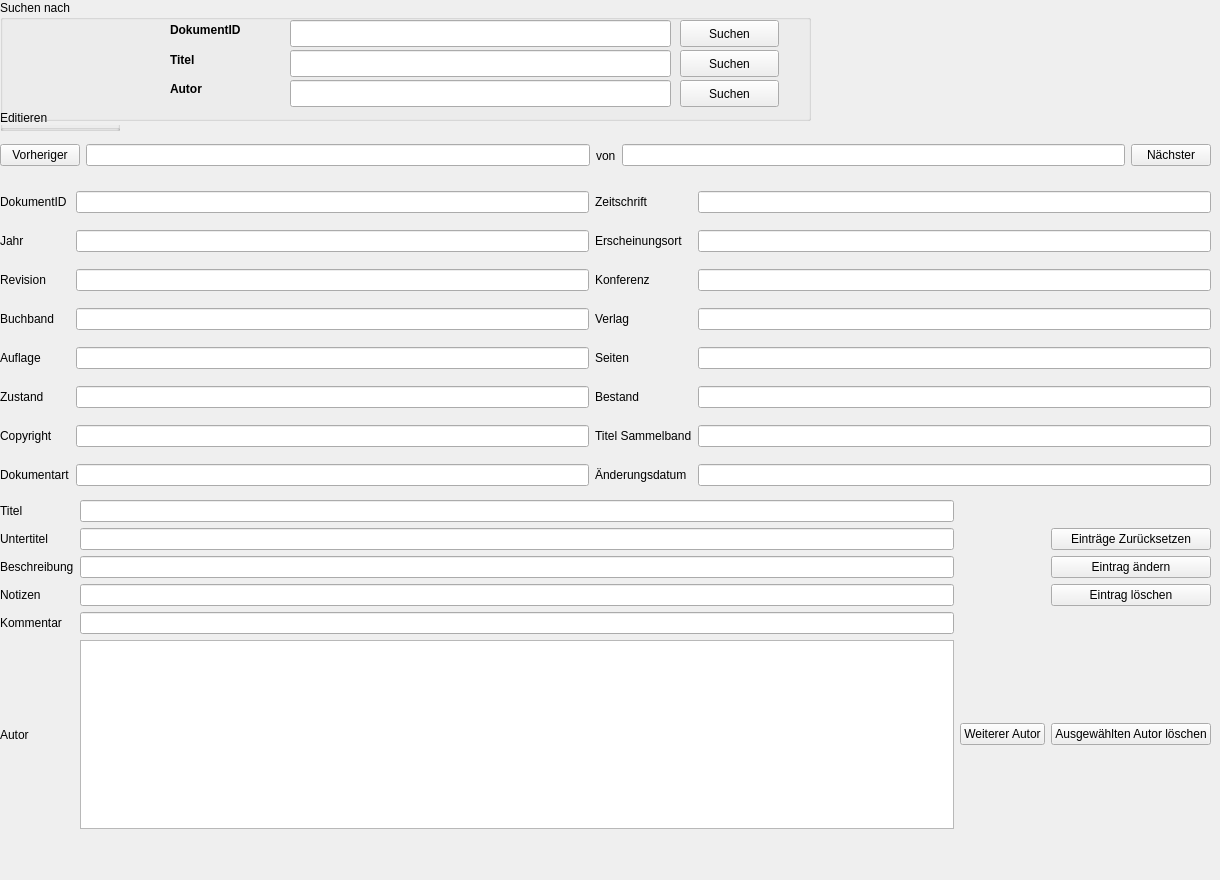
    <widget class="QWidget" name="Katalogeintrageditieren">
     <widget class="QWidget" name="horizontalLayoutWidget">
      <property name="geometry">
       <rect>
        <x>0</x>
        <y>130</y>
        <width>1211</width>
        <height>51</height>
       </rect>
      </property>
      <layout class="QHBoxLayout" name="horizontalLayout_2">
       <item>
        <widget class="QPushButton" name="prevButton">
         <property name="text">
          <string>Vorheriger</string>
         </property>
        </widget>
       </item>
       <item>
        <widget class="QLineEdit" name="countLineEdit"/>
       </item>
       <item>
        <widget class="QLabel" name="von">
         <property name="text">
          <string>von</string>
         </property>
        </widget>
       </item>
       <item>
        <widget class="QLineEdit" name="totalCountLineEdit"/>
       </item>
       <item>
        <widget class="QPushButton" name="nextButton">
         <property name="text">
          <string>Nächster</string>
         </property>
        </widget>
       </item>
      </layout>
     </widget>
     <widget class="QWidget" name="gridLayoutWidget">
      <property name="geometry">
       <rect>
        <x>0</x>
        <y>180</y>
        <width>1211</width>
        <height>321</height>
       </rect>
      </property>
      <layout class="QGridLayout" name="gridLayout_4">
       <item row="2" column="2">
        <widget class="QLabel" name="label_31">
         <property name="text">
          <string>Konferenz</string>
         </property>
        </widget>
       </item>
       <item row="5" column="2">
        <widget class="QLabel" name="label_36">
         <property name="text">
          <string>Bestand</string>
         </property>
        </widget>
       </item>
       <item row="4" column="2">
        <widget class="QLabel" name="label_35">
         <property name="text">
          <string>Seiten</string>
         </property>
        </widget>
       </item>
       <item row="7" column="1">
        <widget class="QLineEdit" name="dokumentartLineEdit_2"/>
       </item>
       <item row="5" column="1">
        <widget class="QLineEdit" name="zustandLineEdit_2"/>
       </item>
       <item row="7" column="0">
        <widget class="QLabel" name="label_42">
         <property name="text">
          <string>Dokumentart</string>
         </property>
        </widget>
       </item>
       <item row="5" column="0">
        <widget class="QLabel" name="label_40">
         <property name="text">
          <string>Zustand</string>
         </property>
        </widget>
       </item>
       <item row="6" column="2">
        <widget class="QLabel" name="label_37">
         <property name="text">
          <string>Titel Sammelband</string>
         </property>
        </widget>
       </item>
       <item row="6" column="0">
        <widget class="QLabel" name="label_41">
         <property name="text">
          <string>Copyright</string>
         </property>
        </widget>
       </item>
       <item row="4" column="1">
        <widget class="QLineEdit" name="auflageLineEdit_2"/>
       </item>
       <item row="2" column="1">
        <widget class="QLineEdit" name="revisionLineEdit_2"/>
       </item>
       <item row="1" column="3">
        <widget class="QLineEdit" name="erscheinungsortLineEdit_2"/>
       </item>
       <item row="7" column="3">
        <widget class="QLineEdit" name="aenderungsdatumLineEdit_2"/>
       </item>
       <item row="6" column="3">
        <widget class="QLineEdit" name="titelsammelbandLineEdit_2"/>
       </item>
       <item row="0" column="3">
        <widget class="QLineEdit" name="zeitschriftLineEdit_2"/>
       </item>
       <item row="3" column="1">
        <widget class="QLineEdit" name="buchbandLineEdit_2"/>
       </item>
       <item row="7" column="2">
        <widget class="QLabel" name="label_38">
         <property name="text">
          <string>Änderungsdatum</string>
         </property>
        </widget>
       </item>
       <item row="4" column="3">
        <widget class="QLineEdit" name="seitenLineEdit_2"/>
       </item>
       <item row="3" column="2">
        <widget class="QLabel" name="label_33">
         <property name="text">
          <string>Verlag</string>
         </property>
        </widget>
       </item>
       <item row="0" column="0">
        <widget class="QLabel" name="label_28">
         <property name="text">
          <string>DokumentID</string>
         </property>
        </widget>
       </item>
       <item row="3" column="0">
        <widget class="QLabel" name="label_34">
         <property name="text">
          <string>Buchband</string>
         </property>
        </widget>
       </item>
       <item row="1" column="2">
        <widget class="QLabel" name="label_29">
         <property name="text">
          <string>Erscheinungsort</string>
         </property>
        </widget>
       </item>
       <item row="0" column="2">
        <widget class="QLabel" name="label_27">
         <property name="text">
          <string>Zeitschrift</string>
         </property>
        </widget>
       </item>
       <item row="1" column="1">
        <widget class="QLineEdit" name="jahrLineEdit_2"/>
       </item>
       <item row="3" column="3">
        <widget class="QLineEdit" name="verlagLineEdit_2"/>
       </item>
       <item row="4" column="0">
        <widget class="QLabel" name="label_39">
         <property name="text">
          <string>Auflage</string>
         </property>
        </widget>
       </item>
       <item row="0" column="1">
        <widget class="QLineEdit" name="dokumentidLineEdit_2"/>
       </item>
       <item row="6" column="1">
        <widget class="QLineEdit" name="copyrightLineEdit_2"/>
       </item>
       <item row="2" column="3">
        <widget class="QLineEdit" name="konferenzLineEdit_2"/>
       </item>
       <item row="5" column="3">
        <widget class="QLineEdit" name="bestandLineEdit_2"/>
       </item>
       <item row="2" column="0">
        <widget class="QLabel" name="label_32">
         <property name="text">
          <string>Revision</string>
         </property>
        </widget>
       </item>
       <item row="1" column="0">
        <widget class="QLabel" name="label_30">
         <property name="text">
          <string>Jahr</string>
         </property>
        </widget>
       </item>
      </layout>
     </widget>
     <widget class="QGroupBox" name="groupBox_3">
      <property name="geometry">
       <rect>
        <x>0</x>
        <y>110</y>
        <width>120</width>
        <height>21</height>
       </rect>
      </property>
      <property name="title">
       <string>Editieren</string>
      </property>
     </widget>
     <widget class="QWidget" name="gridLayoutWidget_2">
      <property name="geometry">
       <rect>
        <x>0</x>
        <y>500</y>
        <width>1211</width>
        <height>329</height>
       </rect>
      </property>
      <layout class="QGridLayout" name="gridLayout_5">
       <item row="2" column="0">
        <widget class="QLabel" name="label_45">
         <property name="text">
          <string>Beschreibung</string>
         </property>
        </widget>
       </item>
       <item row="5" column="2">
        <widget class="QPushButton" name="pushButton_2">
         <property name="text">
          <string>Weiterer Autor</string>
         </property>
        </widget>
       </item>
       <item row="5" column="3">
        <widget class="QPushButton" name="pushButton_3">
         <property name="text">
          <string>Ausgewählten Autor löschen</string>
         </property>
        </widget>
       </item>
       <item row="4" column="1">
        <widget class="QLineEdit" name="kommentarLineEdit_2"/>
       </item>
       <item row="3" column="0">
        <widget class="QLabel" name="label_46">
         <property name="text">
          <string>Notizen</string>
         </property>
        </widget>
       </item>
       <item row="2" column="3">
        <widget class="QPushButton" name="updateButton">
         <property name="text">
          <string>Eintrag ändern</string>
         </property>
        </widget>
       </item>
       <item row="3" column="3">
        <widget class="QPushButton" name="deleteButton">
         <property name="text">
          <string>Eintrag löschen</string>
         </property>
        </widget>
       </item>
       <item row="0" column="1">
        <widget class="QLineEdit" name="titelLineEdit_2"/>
       </item>
       <item row="2" column="1">
        <widget class="QLineEdit" name="beschreibungLineEdit_2"/>
       </item>
       <item row="0" column="0">
        <widget class="QLabel" name="label_43">
         <property name="text">
          <string>Titel</string>
         </property>
        </widget>
       </item>
       <item row="3" column="1">
        <widget class="QLineEdit" name="notizenLineEdit_2"/>
       </item>
       <item row="5" column="0">
        <widget class="QLabel" name="label_24">
         <property name="text">
          <string>Autor</string>
         </property>
        </widget>
       </item>
       <item row="4" column="0">
        <widget class="QLabel" name="label_47">
         <property name="text">
          <string>Kommentar</string>
         </property>
        </widget>
       </item>
       <item row="1" column="3">
        <widget class="QPushButton" name="browseButton">
         <property name="text">
          <string>Einträge Zurücksetzen</string>
         </property>
        </widget>
       </item>
       <item row="5" column="1">
        <widget class="QListWidget" name="autorlistWidget_2"/>
       </item>
       <item row="1" column="0">
        <widget class="QLabel" name="label_44">
         <property name="text">
          <string>Untertitel</string>
         </property>
        </widget>
       </item>
       <item row="1" column="1">
        <widget class="QLineEdit" name="untertitelLineEdit_2"/>
       </item>
      </layout>
     </widget>
     <widget class="QGroupBox" name="groupBox_4">
      <property name="geometry">
       <rect>
        <x>0</x>
        <y>0</y>
        <width>811</width>
        <height>121</height>
       </rect>
      </property>
      <property name="title">
       <string>Suchen nach</string>
      </property>
      <widget class="QLineEdit" name="dokumentidFindLineEdit">
       <property name="geometry">
        <rect>
         <x>290</x>
         <y>20</y>
         <width>381</width>
         <height>27</height>
        </rect>
       </property>
      </widget>
      <widget class="QLabel" name="label_21">
       <property name="geometry">
        <rect>
         <x>170</x>
         <y>20</y>
         <width>91</width>
         <height>20</height>
        </rect>
       </property>
       <property name="font">
        <font>
         <weight>75</weight>
         <bold>true</bold>
        </font>
       </property>
       <property name="text">
        <string>DokumentID</string>
       </property>
      </widget>
      <widget class="QLineEdit" name="titelFindLineEdit">
       <property name="geometry">
        <rect>
         <x>290</x>
         <y>50</y>
         <width>381</width>
         <height>27</height>
        </rect>
       </property>
      </widget>
      <widget class="QLabel" name="label_20">
       <property name="geometry">
        <rect>
         <x>170</x>
         <y>50</y>
         <width>71</width>
         <height>20</height>
        </rect>
       </property>
       <property name="font">
        <font>
         <weight>75</weight>
         <bold>true</bold>
        </font>
       </property>
       <property name="text">
        <string>Titel</string>
       </property>
      </widget>
      <widget class="QLabel" name="label_25">
       <property name="geometry">
        <rect>
         <x>170</x>
         <y>80</y>
         <width>67</width>
         <height>17</height>
        </rect>
       </property>
       <property name="font">
        <font>
         <weight>75</weight>
         <bold>true</bold>
        </font>
       </property>
       <property name="text">
        <string>Autor</string>
       </property>
      </widget>
      <widget class="QLineEdit" name="autorFindLineEdit">
       <property name="geometry">
        <rect>
         <x>290</x>
         <y>80</y>
         <width>381</width>
         <height>27</height>
        </rect>
       </property>
      </widget>
      <widget class="QPushButton" name="editierenfindButton">
       <property name="geometry">
        <rect>
         <x>680</x>
         <y>20</y>
         <width>99</width>
         <height>27</height>
        </rect>
       </property>
       <property name="text">
        <string>Suchen</string>
       </property>
      </widget>
      <widget class="QPushButton" name="editierenfindButton_2">
       <property name="geometry">
        <rect>
         <x>680</x>
         <y>50</y>
         <width>99</width>
         <height>27</height>
        </rect>
       </property>
       <property name="text">
        <string>Suchen</string>
       </property>
      </widget>
      <widget class="QPushButton" name="editierenfindButton_3">
       <property name="geometry">
        <rect>
         <x>680</x>
         <y>80</y>
         <width>99</width>
         <height>27</height>
        </rect>
       </property>
       <property name="text">
        <string>Suchen</string>
       </property>
      </widget>
     </widget>
     <widget class="QWidget" name="horizontalLayoutWidget_2">
      <property name="geometry">
       <rect>
        <x>0</x>
        <y>830</y>
        <width>1211</width>
        <height>41</height>
       </rect>
      </property>
      <layout class="QHBoxLayout" name="horizontalLayout_5">
       <item>
        <spacer name="horizontalSpacer_10">
         <property name="orientation">
          <enum>Qt::Horizontal</enum>
         </property>
         <property name="sizeHint" stdset="0">
          <size>
           <width>40</width>
           <height>20</height>
          </size>
         </property>
        </spacer>
       </item>
      </layout>
     </widget>
    </widget>
